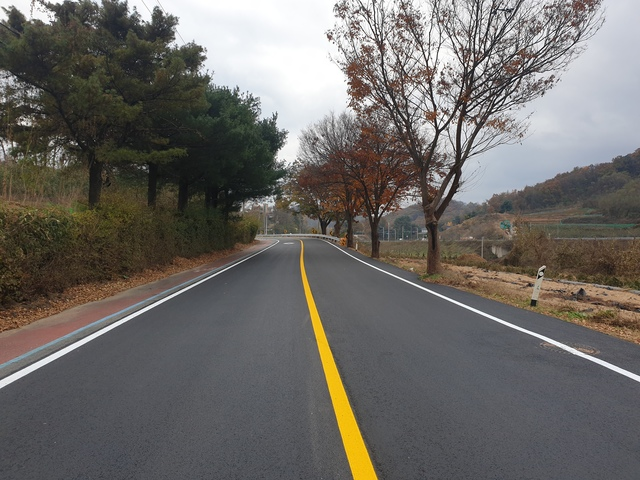
#> input picture opencv/data/road.jpg, 640 x 480 px, found by its file name
$ jupyter execute road_detect.ipynb   (shell and % lines are left out)
#> lines starting #> are read from the running program, lines starting #| are printed output that depends on the picture; after the words box and inside, x2 and y2 are one past the last pixel; in counts of white or black regions, pixels touching at a corner belong together
## Image - Processing : Blurring

### 모듈 불러오기

[cell 1]
import pandas as pd
import numpy as np
import cv2
import sys
import matplotlib.pyplot as plt
import matplotlib.image as mpimg
from PIL import Image

[cell 2]
def load_img():
    img = cv2.imread('/home/kkyu/amr_ws/opencv/data/road.jpg').astype(np.float32) / 255
    img = cv2.cvtColor(img, cv2.COLOR_BGR2RGB)
    img = cv2.resize(img, (800,600))
#> img: shape (600, 800, 3) float32
    return img

plt.figure(figsize = (15,12))

fig = plt.subplot(1, 3, 1)
ori = load_img()
plt.imshow(ori)
plt.title('original')

fig = plt.subplot(1, 3, 2)
pic = load_img()
gamma = 1/4
result = np.power(pic, gamma)
plt.imshow(result)
plt.title('add_gamma_down')

fig = plt.subplot(1, 3, 3)
pi = load_img()
gamma = 2
result = np.power(pi, gamma)
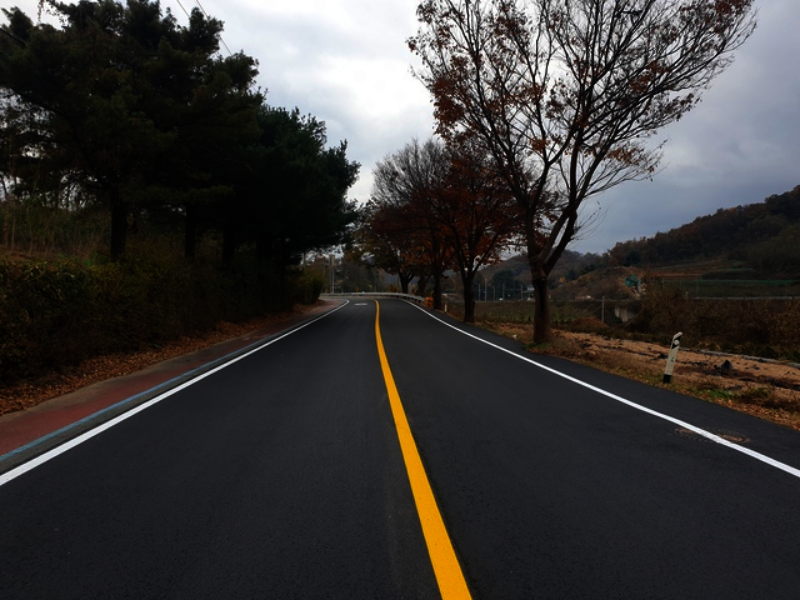
#> result: shape (600, 800, 3) float32; mean R, G, B 0.23, 0.221, 0.216
plt.imshow(result)
plt.title('add_gamma_up')

[cell 3]
def load_img():
    img = cv2.imread('/home/kkyu/amr_ws/opencv/data/road.jpg').astype(np.float32) / 255
    img = cv2.cvtColor(img, cv2.COLOR_BGR2RGB)
    img = cv2.resize(img, (800,600))
    return img

plt.figure(figsize = (15,12))

fig = plt.subplot(1, 3, 1)
ori = load_img()
plt.imshow(ori)
plt.title('original')

fig = plt.subplot(1, 3, 2)
pic = load_img()
blurred_gaus = cv2.GaussianBlur(src = pic, ksize=(9,9), sigmaX=10)
plt.imshow(pic)
plt.title('Gaussian Blur')

fig = plt.subplot(1, 3, 3)
pi = load_img()
blur = cv2.bilateralFilter(pi,9,75,75)
plt.imshow(blur)
plt.title('bilateral Filter')

### 잡음 제거 -- cv2.medianBlur

[cell 4]
src = cv2.imread('/home/kkyu/amr_ws/opencv/data/road.jpg', cv2.IMREAD_GRAYSCALE)
#> src: shape (480, 640); min 1, max 255, mean 105.3

if src is None:
    sys.exit()

dst = cv2.medianBlur(src,3)

cv2.imshow('src', src)
cv2.imshow('dst', dst)

cv2.waitKey()
cv2.destroyAllWindows()

[cell 5]
def load_img():
    img = cv2.imread('/home/kkyu/amr_ws/opencv/data/road.jpg', cv2.IMREAD_COLOR)
    img = cv2.resize(img, (800,600))
    ROI = img[250:480, 0:600]

    HSV = cv2.cvtColor(ROI, cv2.COLOR_BGR2HSV)

    lower_white = np.array([0, 0, 200], dtype=np.uint8)
    upper_white = np.array([180, 255, 255], dtype=np.uint8)
    white_mask = cv2.inRange(HSV, lower_white, upper_white)

    num_labels, labels, stats, centroids = cv2.connectedComponentsWithStats(white_mask, connectivity=8)

    return ROI, white_mask


ROI, white_mask = load_img()
#> in load_img, img is the input picture: shape (480, 640, 3); mean B, G, R 101.1, 104.8, 107.8
#> in load_img, `ROI = img[250:480, 0:600]`:
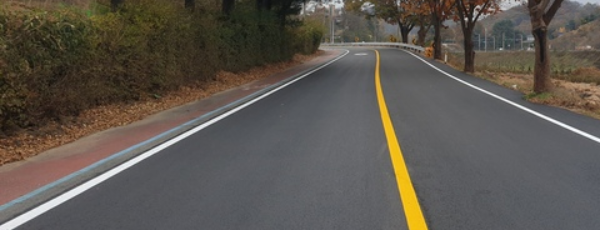
#> ROI: shape (230, 600, 3); mean B, G, R 79.3, 86.6, 92.4
#> in load_img, `HSV = cv2.cvtColor(ROI, cv2.COLOR_BGR2HSV)`: HSV: shape (230, 600, 3); mean H, S, V 65, 52.6, 95.3
#> in load_img, `white_mask = cv2.inRange(HSV, lower_white, upper_white)`:
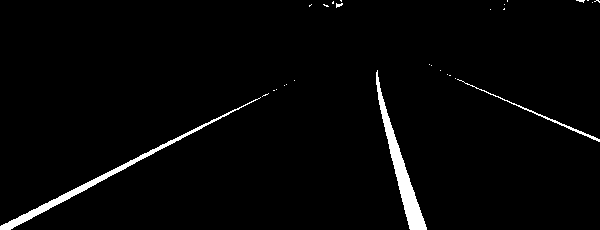
#> white_mask: shape (230, 600); 2.4% white; 28 white regions (24 under 20 px), largest, box (x1, y1, x2, y2) and area: (376, 70, 427, 230) 1599, (0, 97, 261, 230) 1330, (457, 79, 600, 142) 286, (336, 3, 343, 8) 21
#> in load_img, `num_labels, labels, stats, centroids = cv2.connectedComponentsWithStat..`:
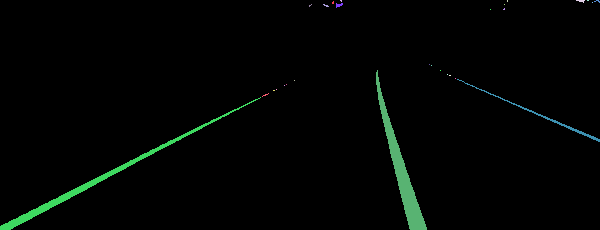
#> labels: shape (230, 600) int32; 29 distinct labels, from 0 to 28; one colour per label, 0 black
#> in load_img, `num_labels, labels, stats, centroids = cv2.connectedComponentsWithStat..`: num_labels = 29; stats = 29 rows, first 6: [0, 0, 600, 230, 134689], [332, 1, 2, 3, 5], [340, 0, 2, 2, 3], [507, 0, 1, 2, 2], [576, 0, 9, 3, 15], [587, 0, 2, 1, 2]; centroids = 29 pairs, first value 98.69 to 597, second value 0 to 179

plt.figure(figsize = (12,10))

plt.subplot(1, 2, 1)
plt.imshow(cv2.cvtColor(ROI, cv2.COLOR_BGR2RGB))
plt.title('Original Image')

plt.subplot(1, 2, 2)
plt.imshow(white_mask, cmap='gray')
plt.title('HSV Image')

plt.show()
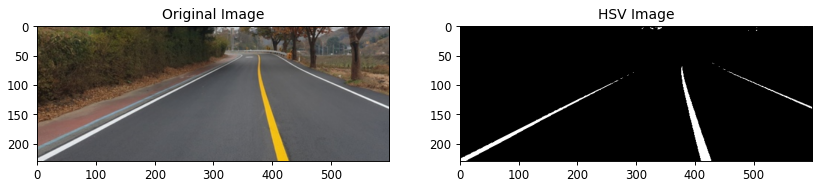
#> figure drawn by matplotlib, 2 panels

### 이미지에서 특정 영역 추출하기

[cell 6]
image = cv2.imread('/home/kkyu/amr_ws/opencv/data/road.jpg')

x = 100
y = 100
width = 200
height = 200

# 이미지에서 영역 추출
cropped_image = image[y:y+height, x:x+width]
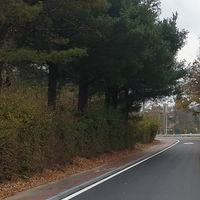
#> cropped_image: shape (200, 200, 3); mean B, G, R 59, 66.9, 68.4

# cv2.imwrite('cropped_image.jpg', cropped_image)  -> 추출된 영역 이미지 저장
cv2.imshow('cropped_image,', cropped_image)

cv2.waitKey()
cv2.destroyAllWindows()

### 라인 검출 알고리즘

- 이미지 전처리: 주로 그레이스케일 변환, 가우시안 블러 적용, 캐니 에지 검출 등의 과정을 거칩니다. 이를 통해 이미지를 노이즈가 적고 경계가 강조된 에지 이미지로 변환합니다.
- ROI(Region of Interest) 설정: 관심 영역을 지정하여 이미지의 일부 영역만 처리합니다. 일반적으로 도로의 차선을 검출하기 위해 아래쪽의 영역을 선택합니다.
- 허프 변환(Hough Transform): 에지 이미지에서 적절한 파라미터로 선을 검출하는 허프 변환을 수행합니다. 이를 통해 직선 형태의 라인을 검출할 수 있습니다.
- 선분 합치기: 허프 변환을 통해 검출된 선분들을 연결하여 하나의 라인으로 만들어 줍니다.
- 시각화: 검출된 라인을 원본 이미지에 시각화합니다.

[cell 7]
def detect_lines(image):
    # 이미지 전처리
    gray = cv2.cvtColor(image, cv2.COLOR_BGR2GRAY)
    blurred = cv2.GaussianBlur(gray, (5, 5), 0)
    edges = cv2.Canny(blurred, 50, 150)

    # ROI 설정
    height, width = image.shape[:2]
    roi_vertices = [(0, height), (width/2, height/2), (width, height)]
    mask = np.zeros_like(edges)
    cv2.fillPoly(mask, np.array([roi_vertices], dtype=np.int32), 255)
    masked_edges = cv2.bitwise_and(edges, mask)

    # 허프 변환
    lines = cv2.HoughLinesP(masked_edges, 1, np.pi/180, threshold=50, minLineLength=100, maxLineGap=50)

    # 선분 합치기 및 시각화
    line_image = np.zeros_like(image)
    for line in lines:
        x1, y1, x2, y2 = line[0]
        cv2.line(line_image, (x1, y1), (x2, y2), (0, 255, 0), thickness=2)

    # 원본 이미지와 검출된 라인 이미지 합성
    result = cv2.addWeighted(image, 1, line_image, 0.8, 0)

    return result

# 이미지 읽어오기
image = cv2.imread('/home/kkyu/amr_ws/opencv/data/road2.jpeg')
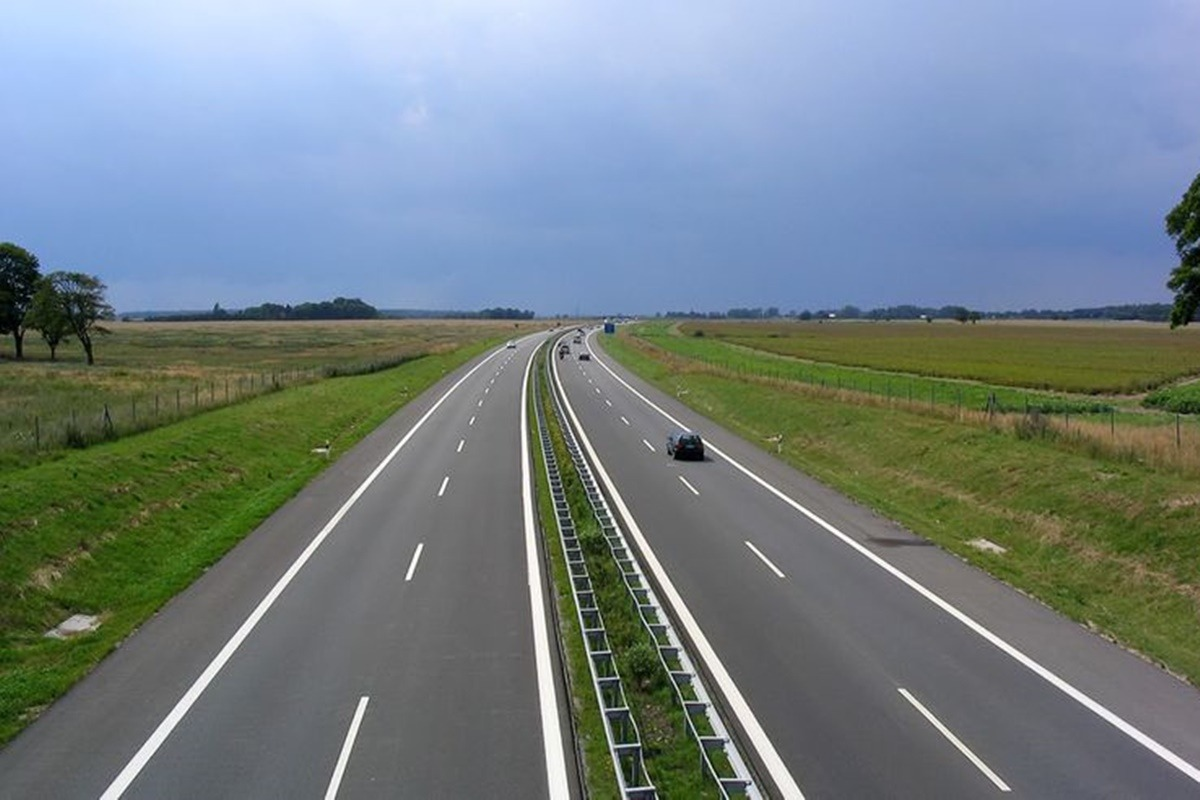
#> input picture data/road2.jpeg, 1200 x 800 px, found by its file name
#> image is the input picture: shape (800, 1200, 3); mean B, G, R 133.6, 129.3, 116.2

# 라인 검출 함수 호출
result = detect_lines(image)
#> in detect_lines, `gray = cv2.cvtColor(image, cv2.COLOR_BGR2GRAY)`:
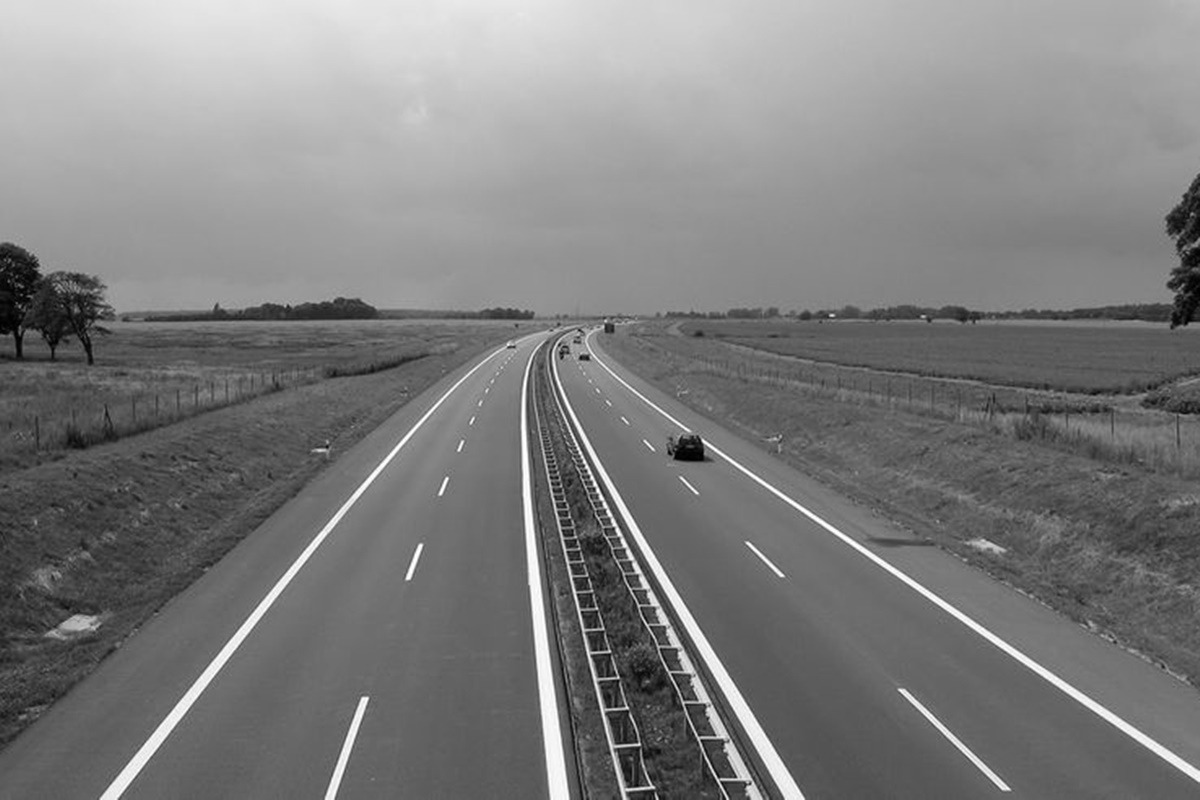
#> gray: shape (800, 1200); min 0, max 255, mean 125.9
#> in detect_lines, `edges = cv2.Canny(blurred, 50, 150)`: edges: shape (800, 1200); 2.4% white in thin lines or dots, all inside (x1, y1, x2, y2) = (0, 173, 1200, 800)
#> in detect_lines, `cv2.fillPoly(mask, np.array([roi_vertices], dtype=np.int32), 255)`: mask: shape (800, 1200); 25% white; 1 white region, box (x1, y1, x2, y2) and area: (1, 400, 1200, 800) 240200
#> in detect_lines, `masked_edges = cv2.bitwise_and(edges, mask)`:
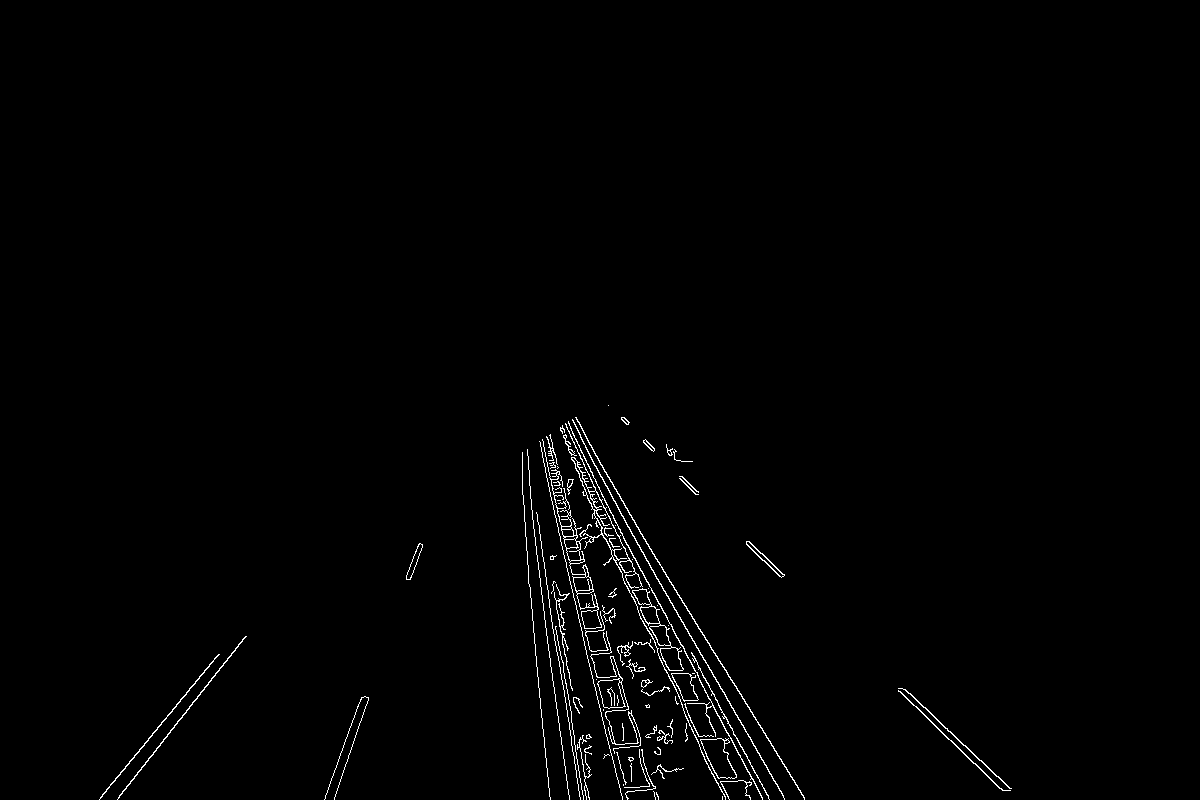
#> masked_edges: shape (800, 1200); 1% white in thin lines or dots, all inside (x1, y1, x2, y2) = (99, 405, 1012, 800)
#> in detect_lines, `lines = cv2.HoughLinesP(masked_edges, 1, np.pi/180, threshold=50, minL..`: lines = 52 rows, first 6: [631, 533, 784, 799], [636, 526, 797, 785], [574, 444, 762, 799], [565, 424, 620, 529], [560, 427, 725, 799], [118, 797, 238, 644]
#> the loop in detect_lines, `for line in lines:` made 52 passes
#> (x1, y1, x2, y2) on passes 1 to 12: (631, 533, 784, 799), (636, 526, 797, 785), (574, 444, 762, 799), (565, 424, 620, 529), (560, 427, 725, 799), (118, 797, 238, 644), (530, 496, 556, 708), (542, 456, 615, 772), (571, 458, 722, 798), (679, 478, 780, 576), (573, 420, 630, 531), (691, 652, 769, 799)

# 결과 이미지 출력
cv2.imshow('Result', result)
cv2.waitKey(0)
cv2.destroyAllWindows()

### cv2.canny()
- OpenCV에서 제공되어 있는 edge 검출 함수
- 이미지의 edge만 되돌려준다
-  간단히는 threshold1와 threshold2 어느쪽도 엣지 여부의 판단하는 임계값을 나타내고 있다. 클수록 엣지가 검출되기 어렵고, 작을 수록 엣지가 검출되기 쉽다

[cell 8]
img = mpimg.imread('/home/kkyu/amr_ws/opencv/data/road2.jpeg')
#> img: shape (800, 1200, 3)

def grayscale(img):
    return cv2.cvtColor(img, cv2.COLOR_RGB2GRAY)

def gaussianBlur(img, kernel_size):
    return cv2.GaussianBlur(img, (kernel_size, kernel_size), 0)

def canny(img, low_threshold, high_threshold):
    return cv2.Canny(img, low_threshold, high_threshold)

gray = grayscale(img)

kernel_size = 5
blur_gray = gaussianBlur(gray, kernel_size)

low_threshold = 50
high_threshold = 200
edges = canny(blur_gray, low_threshold, high_threshold)

plt.figure(figsize = (14,12))

plt.subplot(1,3,1)
plt.imshow(gray, cmap ='gray')
plt.title('grayscale')

plt.subplot(1,3,2)
plt.imshow(blur_gray, cmap = 'gray')
plt.title('gaussianBlur')

plt.subplot(1,3,3)
plt.imshow(edges, cmap = 'gray')
plt.title('canny')

plt.show()

[cell 9]
mask = np.zeros_like(img)

plt.figure(figsize = (10,8))
plt.imshow(mask, cmap = 'gray')
plt.show()

[cell 10]
img.shape
#> Out = (800, 1200, 3)

### 정리 사항

- (100, imshape[0]): 좌측 하단 점으로, x 좌표는 100, y 좌표는 이미지의 높이 (imshape[0])입니다.
- (450, 320): 좌측 상단 점으로, x 좌표는 450, y 좌표는 320입니다.
- (550, 320): 우측 상단 점으로, x 좌표는 550, y 좌표는 320입니다.
- (imshape[1] - 20, imshape[0]): 우측 하단 점으로, x 좌표는 이미지의 폭에서 20을 뺀 값, y 좌표는 이미지의 높이 (imshape[0])입니다.

[cell 11]
import cv2
import numpy as np
import matplotlib.pyplot as plt

def region_of_interest(img, vertices):
    # 검은색 바탕의 이미지 생성
    mask = np.zeros_like(img)

    # 여기서 img.shape[2]는 이미지의 차원 중 세 번째 차원으로, 컬러 이미지의 경우 색상 채널의 수를 나타낸다
    # 흑백 이미지인 경우에는 단일 값을 가지게 되어 (255,)가 된다
    # 즉 이 부분은 입력 이미지가 흑백 이미지인지, 컬러 이미지인지에 따라 마스크에 사용할 색을 설정하는 부분
    if len(img.shape) > 2:
        # 이미지가 컬러 이미지인 경우
        channel_out = img.shape[2]
        ignore_mask_color = (255,) * channel_out
    else:
        # 이미지가 흑백 이미지인 경우
        ignore_mask_color = 255

    # 다각형 내부를 특정 색으로 채우기
    cv2.fillPoly(mask, vertices, ignore_mask_color)

    # 이미지와 마스크를 비트 AND 연산하여 마스크 적용
    masked_image = cv2.bitwise_and(img, mask) # mask 영역에서 서로 공통으로 겹치는 부분 출력
    return masked_image

# 이미지의 형태(shape) 가져오기
imshape = img.shape
#> imshape = (800, 1200, 3)

# 관심 영역의 꼭짓점 설정
vertices = np.array([[(100, imshape[0]),
                      (450, 320),
                      (550, 320),
                      (imshape[1] - 20, imshape[0])]], dtype=np.int32)

# 관심 영역 적용
mask = region_of_interest(edges, vertices)
#> in region_of_interest, `cv2.fillPoly(mask, vertices, ignore_mask_color)`: mask: shape (800, 1200); 29.5% white; 1 white region, box (x1, y1, x2, y2) and area: (100, 320, 1180, 800) 283515
#> in region_of_interest, `masked_image = cv2.bitwise_and(img, mask)`:
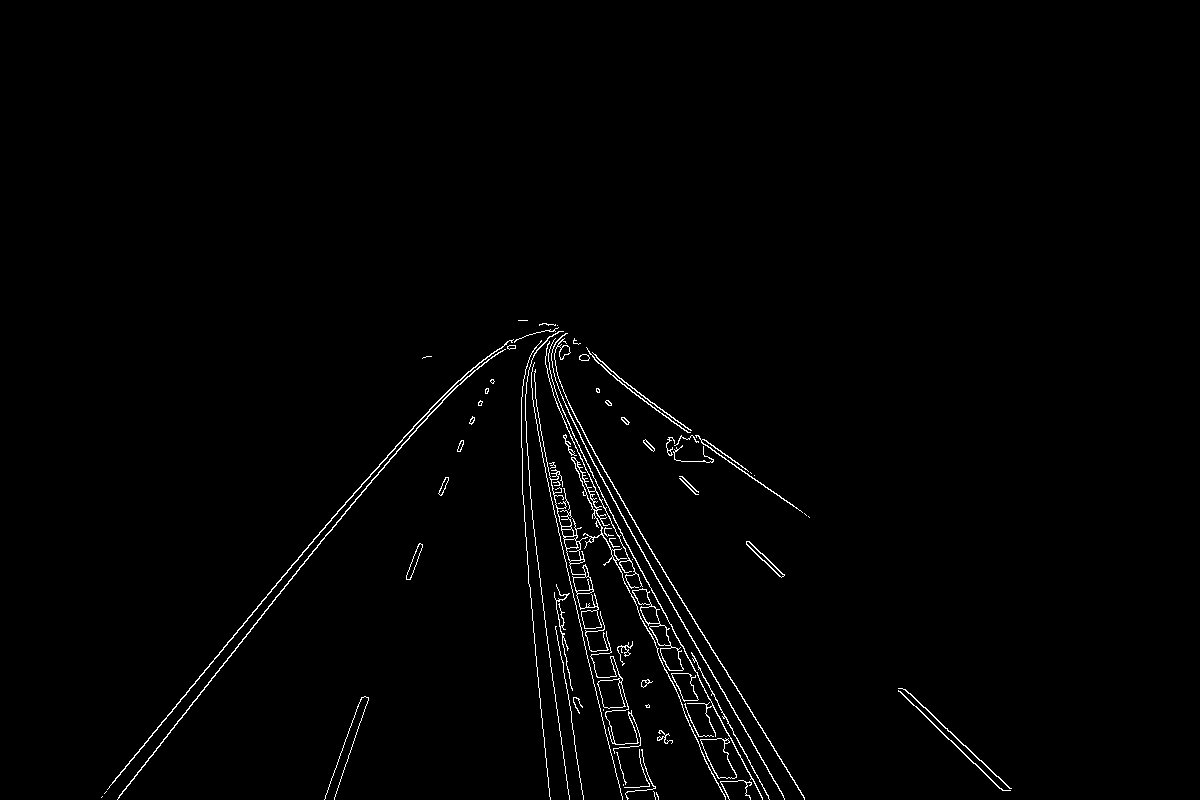
#> masked_image: shape (800, 1200); 1.2% white in thin lines or dots, all inside (x1, y1, x2, y2) = (101, 320, 1012, 800)

# 결과 시각화
plt.figure(figsize=(10, 8))
plt.imshow(mask, cmap='gray')
plt.show()
